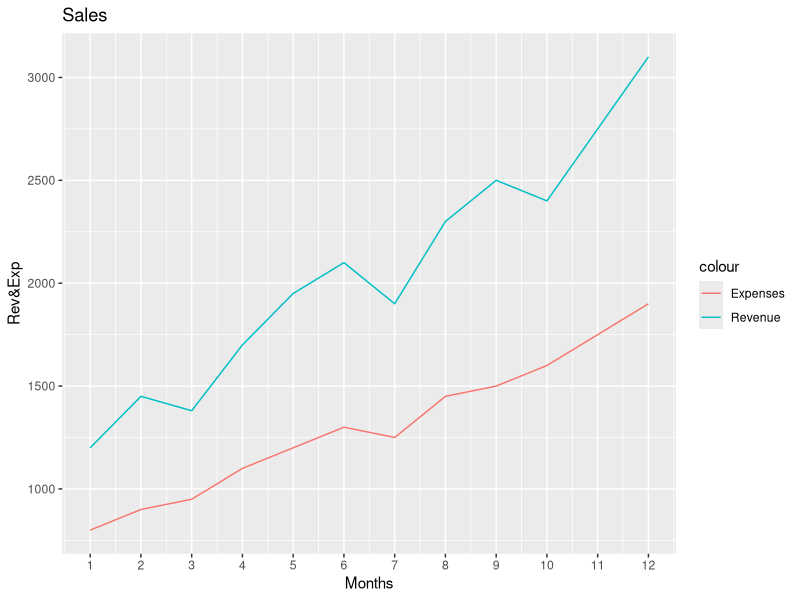
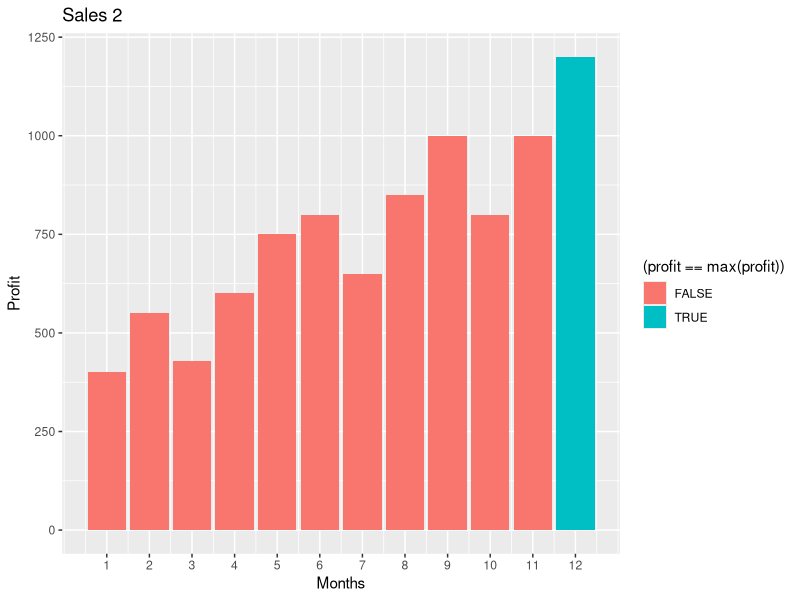

These figures' R source, in order:
library(tidyverse)

sales <- data.frame(
    month = 1:12,
    revenue = c(1200, 1450, 1380, 1700, 1950, 2100,
                1900, 2300, 2500, 2400, 2750, 3100),
    expenses = c(800, 900, 950, 1100, 1200, 1300,
                 1250, 1450, 1500, 1600, 1750, 1900)
)

sales <- sales |>
            mutate(profit = revenue - expenses)


sales_graphic <- ggplot(
                    sales,
                    aes(x = month)
                ) +
                geom_line(aes(y = revenue, color = "Revenue")) +
                geom_line(aes(y = expenses, color = "Expenses")) +
                scale_x_continuous(breaks = seq(1, 12, by = 1)) +
                labs(
                    x = "Months",
                    y = "Rev&Exp",
                    title = "Sales"
                )


ggsave(
    "../week5/sales_graphic.png",
    sales_graphic
)

sales_graphic_2 <- ggplot(
                    sales,
                    aes(x = month, y = profit, fill = (profit == max(profit)))  
                ) + 
                geom_col() +
                scale_x_continuous(breaks = seq(1, 12, by = 1)) +
                labs(
                   x = "Months",
                   y = "Profit", 
                   title = "Sales 2"
                )

ggsave(
    "../week5/sales_graphic_2.png",
    sales_graphic_2
)

print(sales)
